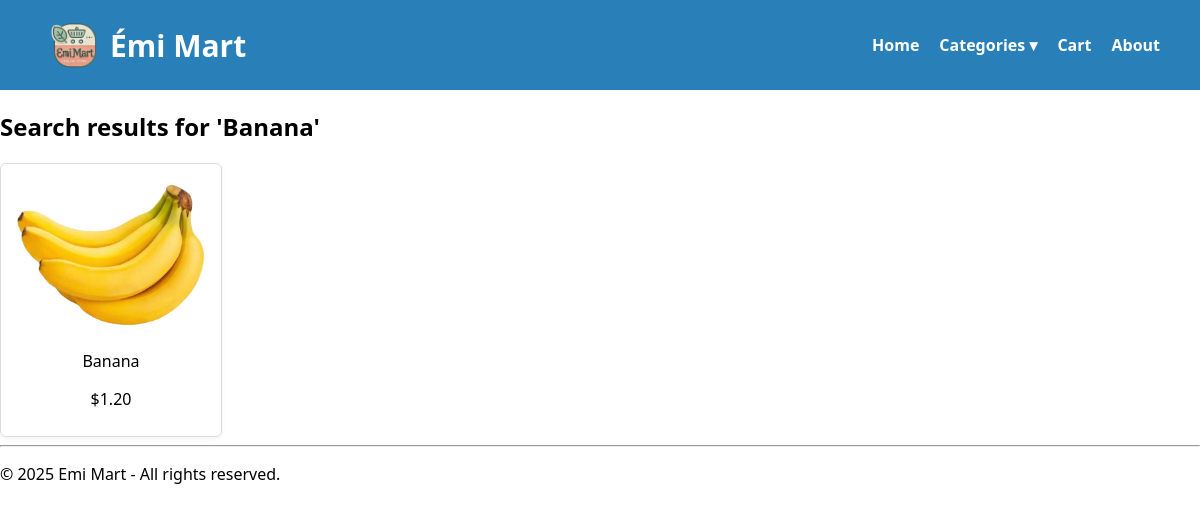
The page /pages/search.php?keyword=Banana on the database its author committed.
### tables this page shows
CREATE TABLE `products` (
  `id` int(11) NOT NULL,
  `name` varchar(100) NOT NULL,
  `price` decimal(10,2) NOT NULL,
  `stock` int(11) NOT NULL DEFAULT 0,
  `image` varchar(255) DEFAULT NULL,
  `category_id` int(11) DEFAULT NULL,
  `sub_category` varchar(100) DEFAULT NULL
);

### pages/search.php (the view)
<?php
include '../includes/db.php';
include '../includes/header.php';
$keyword = $_GET['keyword'] ?? '';
echo "<h2>Search results for '$keyword'</h2>";
$query = "SELECT * FROM products WHERE name LIKE '%$keyword%'";
$result = $conn->query($query);
echo "<div class='grid'>";
while ($row = $result->fetch_assoc()) {
    $image = !empty($row['image']) ? '../assets/images/' . $row['image'] : '../assets/images/default.png';
    echo "<div class='product'>
            <img src='$image' alt='{$row['name']}' height='160'>
            <p>{$row['name']}</p>
            <p>\${$row['price']}</p>
          </div>";
}
echo "</div>";
include '../includes/footer.php';
?>

### assets/styles.css (style rules this page uses)
.grid { display: grid; grid-template-columns: repeat(3, 1fr); gap: 20px; justify-content: start; }
.product { border: 1px solid #ddd; padding: 10px; width: 200px; text-align: center; background-color: #fff; box-shadow: 0 2px 5px rgba(0,0,0,0.05); border-radius: 6px; }
.product img { height: 160px; width: 100%; margin: 0 auto 10px; object-fit: contain; display: block; }

### rows shown on the page
products: image (picture), name "Banana", price "1.20"

### other values the page prints
$keyword "Banana"
